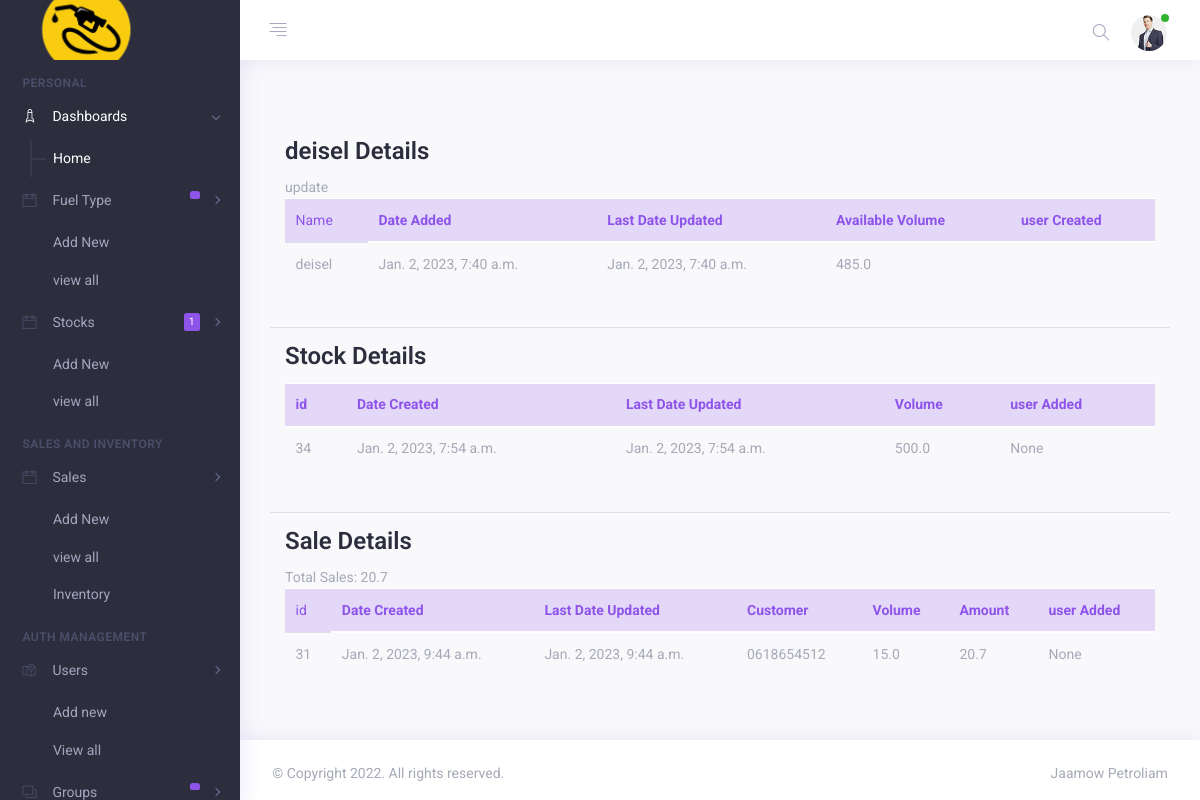
Page /fuel_details/44/ (signed in) on the earlier database version.
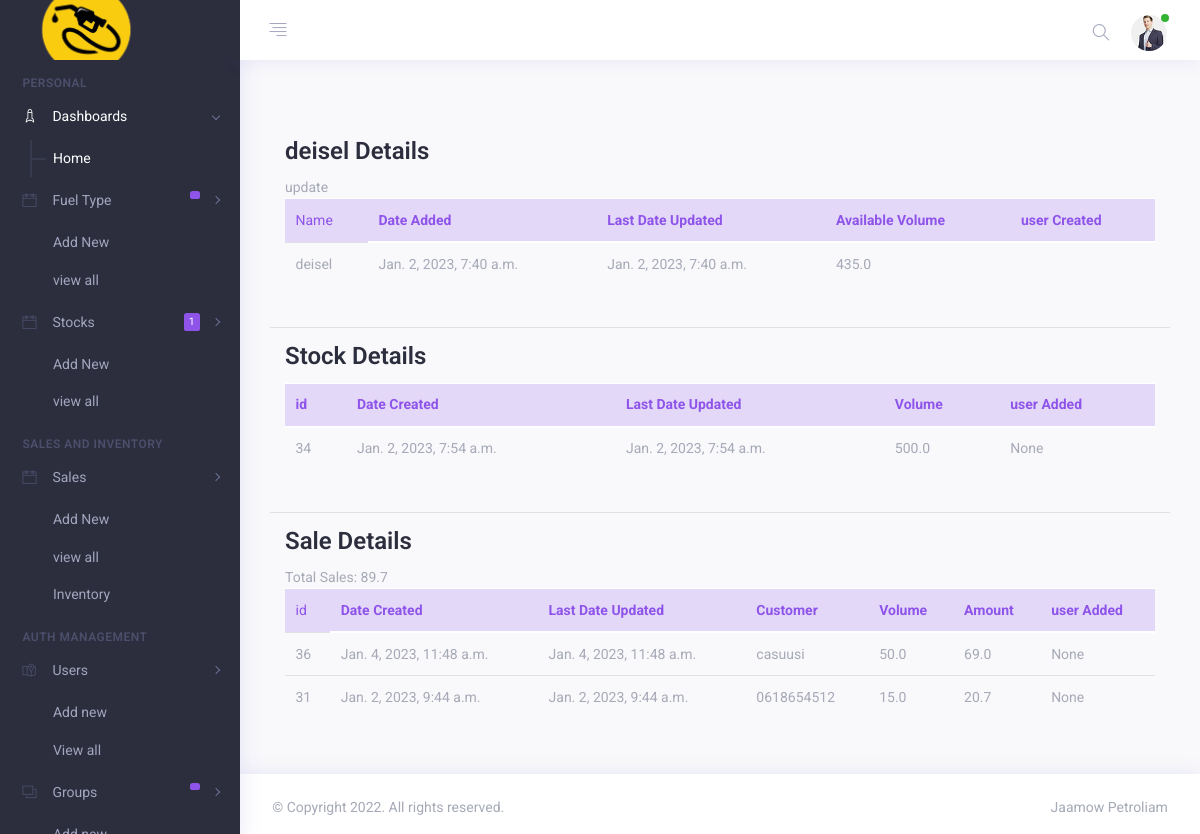
Same page on the later database version.
### base/models.py (models this page shows, shortened)
class Fuel(models.Model):
    name = models.CharField(max_length=100, unique=True)
    price = models.FloatField(max_length=(15,2), default=0)
    user = models.CharField(max_length=100, blank=True)
    status = models.CharField(max_length=2,choices=(('1','Active'),('0', 'Inactive')) , default = 1)
    delete_flag = models.IntegerField(default = 0)
    created = models.DateTimeField(default = timezone.now)
    updated = models.DateTimeField(auto_now=True)
    class Meta:
        ordering = ['-updated','-created']
        verbose_name_plural = "fuel type lists"
    def __str__(self):
        return self.name
    def available(self):
        try:
            stockin = Stock.objects.filter(fuel = self).aggregate(models.Sum("volume"))['volume__sum']
            if stockin is None:
                stockin = 0
        except:
            stockin = 0
        try:
            sale = Sale.objects.filter(fuel = self).aggregate(models.Sum("volume"))['volume__sum']
            if sale is None:
                sale = 0
        except:
            sale = 0
            print(sale)
        return stockin - sale

class Stock(models.Model):
    date = models.DateField(null=True, blank = True)
    fuel = models.ForeignKey(Fuel, on_delete=models.CASCADE)
    volume = models.FloatField(max_length=(15,2),default=0)
    user = models.CharField(max_length=100, blank=True)
    created = models.DateTimeField(auto_now=True)
    updated = models.DateTimeField(auto_now_add=True)
    class Meta:
        ordering = ['-updated','-created']
        verbose_name_plural = "Stock lists"

class Sale(models.Model):
    customer_name = models.CharField(max_length=200)
    fuel = models.ForeignKey(Fuel, on_delete=models.CASCADE)
    volume = models.FloatField(max_length=(15,2), default=0)
    amount = models.FloatField(max_length=(15,2), default=0)
    user = models.CharField(max_length=100, blank=True)
    created = models.DateTimeField(auto_now=True)
    updated = models.DateTimeField(auto_now_add=True)
    class Meta:
        verbose_name_plural = "Sales list"
        ordering = ['-updated', '-created']

### base/views.py (the view)
# urls.py: path('fuel_details/<str:pk>/', views.fuelDetail, name="fuel_detail"),
@permission_required('base.view_fuel', login_url='fuels')
@login_required(login_url='login')
def fuelDetail(request, pk):
    fuel = Fuel.objects.get(id=pk)
    stocks = Stock.objects.filter(fuel__id = fuel.id).all()
    sales = Sale.objects.filter(fuel__id = fuel.id ).all()
    total_sale = Sale.objects.filter(fuel__id = fuel.id).aggregate(Sum('amount'))
    print(total_sale)
    context = {
        "fuel":fuel,
        "stocks": stocks,
        "sales":sales,
        "total_sale":total_sale
    }
    return render(request, 'base/fuel_details.html', context)

### base/templates/base/fuel_details.html (shortened to what the changed rows need)
{% extends 'base.html' %}
{% block content %}
    <div class="cotainer mt-5 mb-5">
        <div class="row">
            <div class="col col-lg-12 col-md-12 col-sm-12 col-xs-12">
                <div class="container mb-5">
                   <h3>{{fuel}} Details</h3>
                   {% if perms.base.change_fuel %}
                   <a href="{% url 'update_fuel' fuel.id %}">update</a>
                   {% endif %}
                    <table class="table">
                        <thead class="table-primary table-light">
                            <td>Name</td>
                            <th>Date Added</th>
                            <th>Last Date Updated</th>
                            <th>Available Volume</th>
                            <th>user Created</th>
                        </thead>
                        <tbody>
                            <tr>
                                <td>
                                    {{fuel}}
                                </td>
                                <td>
                                    {{fuel.created}}
                                </td>
                                <td>
                                    {{fuel.updated}}
                                </td>
                                <td>
                                    {{fuel.available}}
                                </td>
                                <td>
                                </td>
                            </tr>
                        </tbody>
                    </table>
                </div>
                <div class="container mb-5">
                    <table class="table">
                        <thead class="table-primary table-light">
                            <th>id</th>
                            <th>Date Created</th>
                            <th>Last Date Updated</th>
                            <th>Volume</th>
                            <th>user Added</th>
                        </thead>
                        <tbody>
                            {% for stock in stocks %}
                            <tr>
                                <td>
                                    {{stock.id}}
                                </td>
                                <td>
                                    {{stock.created}}
                                </td>
                                <td>
                                    {{stock.updated}}
                                </td>
                                <td>
                                    {{stock.volume}}
                                </td>
                                <td>
                                    {% if not stock.user %}
                                    None
                                   {% else %}
                                    {{stock.user}}
                                    {% endif %}
                                </td>
                            {% endfor %}
                            </tr>
                        </tbody>
                    </table>
                </div>
                <div class="container">
                    <h3>Sale Details</h3>
                        <span>Total Sales: {{total_sale.amount__sum}}</span>
                    <table class="table">
                        <thead class="table-primary table-light">
                            <td>id</td>
                            <th>Date Created</th>
                            <th>Last Date Updated</th>
                            <th>Customer</th>
                            <th>Volume</th>
                            <th>Amount</th>
                            <th>user Added</th>
                        </thead>
                        <tbody>
                            {% for sale in sales %}
                            <tr>
                                <td>
                                    {{sale.id}}
                                </td>
                                <td>
                                    {{sale.created}}
                                </td>
                                <td>
                                    {{sale.updated}}
                                </td>
                                <td>
                                    {{sale.customer_name}}
                                </td>
                                <td>
                                    {{sale.volume}}
                                </td>
                                <td>
                                    {{sale.amount}}
                                </td>
                                <td>
                                    {% if not sale.user %}
                                    None
                                   {% else %}
                                    {{stock.user}}
                                    {% endif %}
                                </td>
                            </tr>
                            {% empty %}
                            <h6>NOT SALES FOR THIS</h6>
                            {% endfor %}
                        </tbody>
                    </table>
                </div>
            </div>
        </div>
    </div>
{% endblock %}

Differences in the rows shown:
computed for Fuel "deisel": available "485.0" → "435.0"
added Sale: id "36", created "Jan. 4, 2023, 11:48 a.m.", updated "Jan. 4, 2023, 11:48 a.m.", customer_name "casuusi", volume "50.0", amount "69.0", user "None"
Other differences:
{{ total_sale.amount__sum }}: "20.7" → "89.7"
